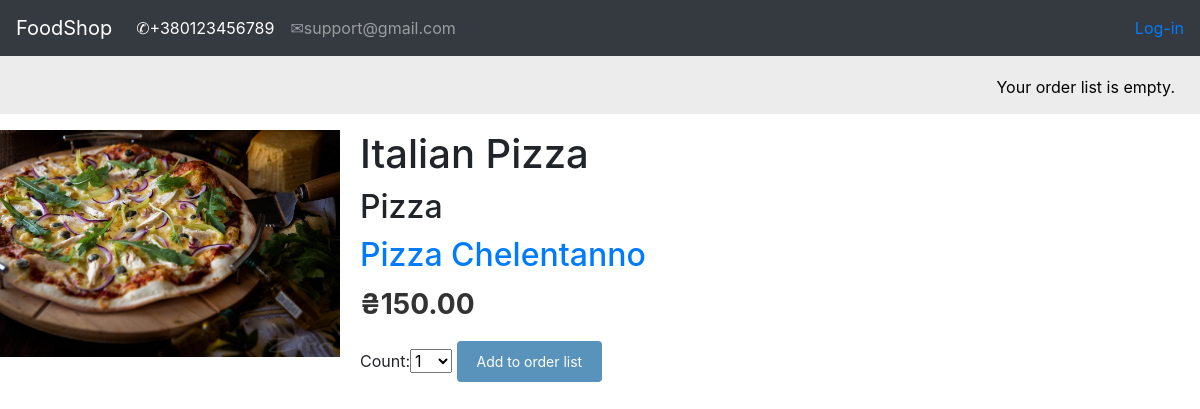
The app's page /shop/product/3/italian-pizza/, older data.
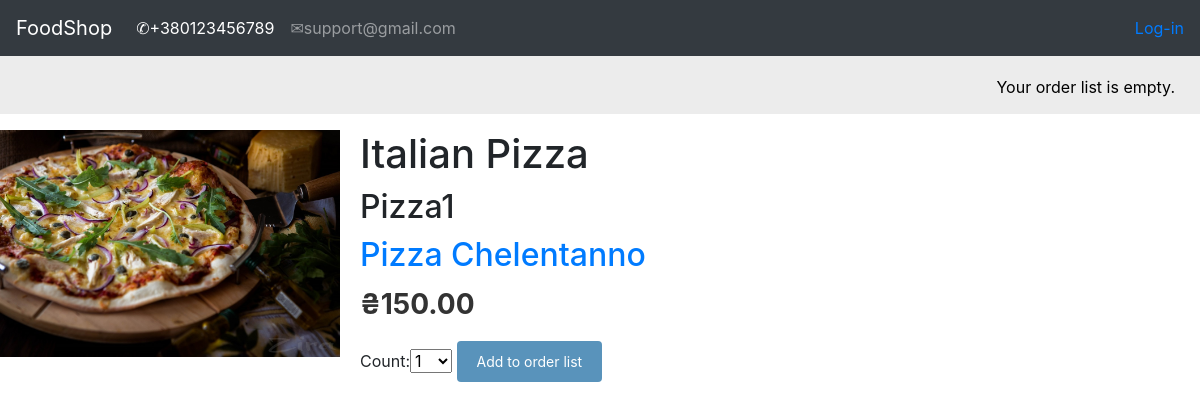
The same page, newer data.
### shop/models.py (models this page shows, shortened)
class Product(models.Model):
    shop = models.ForeignKey(Shop, on_delete=models.CASCADE)
    category = models.ForeignKey(Category, on_delete=models.CASCADE)
    name = models.CharField(max_length=150, db_index=True)
    slug = models.SlugField(max_length=150, db_index=True)
    image = models.ImageField(upload_to='image_products/%Y/%d/%m', default='image_products/no_img.png')
    description = models.TextField(blank=True)
    price = models.DecimalField(max_digits=10, decimal_places=2)
    available = models.BooleanField(default=True)
    created = models.DateTimeField(auto_now_add=True)
    updated = models.DateTimeField(auto_now=True)
    objects = ProductManager()
    class Meta:
        ordering = ('name',)
        index_together = (('id', 'slug'),)
        default_related_name = "products"
    def get_shop_slug(self):
        shop = Shop.objects.get(name=self.shop)
        shop = shop.slug
        return reverse('product_list_by_shop',
                       args=[shop])

class Category(models.Model):
    name = models.CharField(max_length=150, db_index=True)
    slug = models.SlugField(max_length=150, db_index=True, unique=True)
    class Meta:
        ordering = ('name',)
        default_related_name = "category"
    def __str__(self):
        return self.name

class Shop(models.Model):
    name = models.CharField(max_length=150, db_index=True)
    slug = models.SlugField(max_length=150, db_index=True, unique=True)
    class Meta:
        ordering = ('name',)
        default_related_name = "shop"
    def __str__(self):
        return self.name

### shop/views.py (the view)
# urls.py: path('shop/product/<int:id>/<slug:slug>/', views.product_detail, name='product_detail'),
def product_detail(request, id, slug):
    product = Product.objects.available().get(id=id, slug=slug)
    orderlist_form = OrderListAddProductForm()
    return render(request, 'shop/product_detail.html',
                  {'product': product,
                   'orderlist_form': orderlist_form})

### orderlist/forms.py
class OrderListAddProductForm(forms.Form):
    count = forms.TypedChoiceField(choices=PRODUCT_COUNT_CHOICES, coerce=int)
    update = forms.BooleanField(required=False, initial=False, widget=forms.HiddenInput)

### orderlist/context_processors.py (called while the page is built)
def orderlist(request):
    return {'orderlist': OrderList(request)}

### orderlist/orderlist.py (called while the page is built)
    def __len__(self):
        return sum(item['count'] for item in self.orderlist.values())

### shop/models.py (called while the page is built)
    def available(self):
        return self.filter(available=True)

    def get_query_set(self):
        return ProductQuerySet(self.model)

    def available(self):
        return self.get_query_set().available()

### templates/shop/product_detail.html (shortened to what this page needs)
{% extends 'shop/base.html' %}
{% load static %}
{% block context %}
  <div class="product-detail">
    <img src="{{ product.image.url }}">
    <h1>{{ product.name }}</h1>
    <h2>{{ product.category }}</h2>
    <h2><a href="{{ product.get_shop_slug }}">{{ product.shop }}</a></h2>
    <p class="price">₴{{ product.price }}</p>
    <form action="{% url 'orderlist:orderlist_add' product.id %}" method="post">
    {{ orderlist_form }}
    <input type="submit" value="Add to order list">
</form>
  </div>
{% endblock %}

Row changes from the older to the newer data that the page shows:
changed Product "Italian Pizza": category "Pizza" → "Pizza1"
